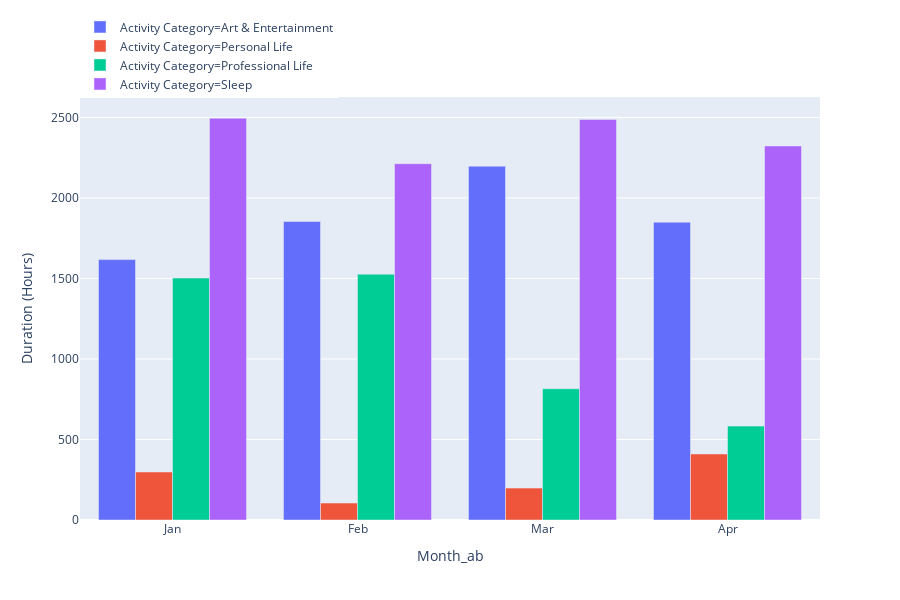

The code cell stored with this chart in its notebook:
### Code cell
fig = px.bar(grouped_df, x="Month_ab", y="Duration (Hours)", color='Activity Category', barmode='group')



fig.show()

### Figure 1 — Plotly figure (JSON) as saved in the notebook; plotly's stock layout.template omitted (floating-point values rounded to 4 significant figures)
{"data": [{"alignmentgroup": "True", "hoverlabel": {"namelength": 0}, "hovertemplate": "Activity Category=Art & Entertainment<br>Month_ab=%{x}<br>Duration (Hours)=%{y}", "legendgroup": "Activity Category=Art & Entertainment", "marker": {"color": "#636efa"}, "name": "Activity Category=Art & Entertainment", "offsetgroup": "Activity Category=Art & Entertainment", "orientation": "v", "showlegend": true, "textposition": "auto", "type": "bar", "x": ["Jan", "Feb", "Mar", "Apr"], "xaxis": "x", "y": [1617.0, 1853.0, 2197.0, 1849.0], "yaxis": "y"}, {"alignmentgroup": "True", "hoverlabel": {"namelength": 0}, "hovertemplate": "Activity Category=Personal Life<br>Month_ab=%{x}<br>Duration (Hours)=%{y}", "legendgroup": "Activity Category=Personal Life", "marker": {"color": "#EF553B"}, "name": "Activity Category=Personal Life", "offsetgroup": "Activity Category=Personal Life", "orientation": "v", "showlegend": true, "textposition": "auto", "type": "bar", "x": ["Jan", "Feb", "Mar", "Apr"], "xaxis": "x", "y": [298.2, 105.1, 198.3, 410.0], "yaxis": "y"}, {"alignmentgroup": "True", "hoverlabel": {"namelength": 0}, "hovertemplate": "Activity Category=Professional Life<br>Month_ab=%{x}<br>Duration (Hours)=%{y}", "legendgroup": "Activity Category=Professional Life", "marker": {"color": "#00cc96"}, "name": "Activity Category=Professional Life", "offsetgroup": "Activity Category=Professional Life", "orientation": "v", "showlegend": true, "textposition": "auto", "type": "bar", "x": ["Jan", "Feb", "Mar", "Apr"], "xaxis": "x", "y": [1503.0, 1527.0, 815.0, 583.1], "yaxis": "y"}, {"alignmentgroup": "True", "hoverlabel": {"namelength": 0}, "hovertemplate": "Activity Category=Sleep<br>Month_ab=%{x}<br>Duration (Hours)=%{y}", "legendgroup": "Activity Category=Sleep", "marker": {"color": "#ab63fa"}, "name": "Activity Category=Sleep", "offsetgroup": "Activity Category=Sleep", "orientation": "v", "showlegend": true, "textposition": "auto", "type": "bar", "x": ["Jan", "Feb", "Mar", "Apr"], "xaxis": "x", "y": [2496.0, 2213.0, 2487.0, 2323.0], "yaxis": "y"}], "layout": {"barmode": "group", "height": 600, "legend": {"tracegroupgap": 0, "x": 0, "y": 1.2}, "margin": {"t": 60}, "xaxis": {"anchor": "y", "domain": [0, 1], "title": {"text": "Month_ab"}}, "yaxis": {"anchor": "x", "domain": [0, 1], "title": {"text": "Duration (Hours)"}}}}
